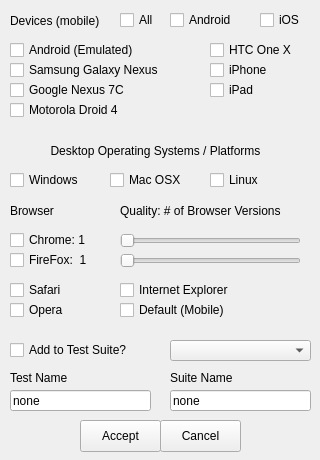
<?xml version="1.0" encoding="UTF-8"?>
<ui version="4.0">
 <class>testGenerationForm</class>
 <widget class="QMainWindow" name="testGenerationForm">
  <property name="geometry">
   <rect>
    <x>0</x>
    <y>0</y>
    <width>320</width>
    <height>460</height>
   </rect>
  </property>
  <property name="minimumSize">
   <size>
    <width>200</width>
    <height>200</height>
   </size>
  </property>
  <property name="maximumSize">
   <size>
    <width>320</width>
    <height>460</height>
   </size>
  </property>
  <property name="windowTitle">
   <string>Test Generation Form</string>
  </property>
  <property name="autoFillBackground">
   <bool>false</bool>
  </property>
  <widget class="QWidget" name="centralwidget">
   <widget class="QLabel" name="os">
    <property name="geometry">
     <rect>
      <x>10</x>
      <y>140</y>
      <width>291</width>
      <height>21</height>
     </rect>
    </property>
    <property name="text">
     <string>Desktop Operating Systems / Platforms</string>
    </property>
    <property name="alignment">
     <set>Qt::AlignCenter</set>
    </property>
   </widget>
   <widget class="QCheckBox" name="windowsCheckBox">
    <property name="geometry">
     <rect>
      <x>10</x>
      <y>170</y>
      <width>87</width>
      <height>20</height>
     </rect>
    </property>
    <property name="text">
     <string>Windows</string>
    </property>
   </widget>
   <widget class="QCheckBox" name="macCheckBox">
    <property name="geometry">
     <rect>
      <x>110</x>
      <y>170</y>
      <width>87</width>
      <height>20</height>
     </rect>
    </property>
    <property name="text">
     <string>Mac OSX</string>
    </property>
   </widget>
   <widget class="QCheckBox" name="linuxCheckBox">
    <property name="geometry">
     <rect>
      <x>210</x>
      <y>170</y>
      <width>87</width>
      <height>20</height>
     </rect>
    </property>
    <property name="text">
     <string>Linux</string>
    </property>
   </widget>
   <widget class="QLabel" name="browser">
    <property name="geometry">
     <rect>
      <x>10</x>
      <y>200</y>
      <width>61</width>
      <height>21</height>
     </rect>
    </property>
    <property name="text">
     <string>Browser</string>
    </property>
   </widget>
   <widget class="QCheckBox" name="chromeCheckBox">
    <property name="geometry">
     <rect>
      <x>10</x>
      <y>230</y>
      <width>111</width>
      <height>20</height>
     </rect>
    </property>
    <property name="text">
     <string>Chrome: 1</string>
    </property>
   </widget>
   <widget class="QCheckBox" name="firefoxCheckBox">
    <property name="geometry">
     <rect>
      <x>10</x>
      <y>250</y>
      <width>111</width>
      <height>20</height>
     </rect>
    </property>
    <property name="text">
     <string>FireFox:  1</string>
    </property>
   </widget>
   <widget class="QCheckBox" name="safariCheckBox">
    <property name="geometry">
     <rect>
      <x>10</x>
      <y>280</y>
      <width>111</width>
      <height>20</height>
     </rect>
    </property>
    <property name="text">
     <string>Safari</string>
    </property>
   </widget>
   <widget class="QCheckBox" name="operaCheckBox">
    <property name="geometry">
     <rect>
      <x>10</x>
      <y>300</y>
      <width>111</width>
      <height>20</height>
     </rect>
    </property>
    <property name="text">
     <string>Opera</string>
    </property>
   </widget>
   <widget class="QCheckBox" name="defaultBrowserCheckBox">
    <property name="geometry">
     <rect>
      <x>120</x>
      <y>300</y>
      <width>121</width>
      <height>20</height>
     </rect>
    </property>
    <property name="text">
     <string>Default (Mobile)</string>
    </property>
   </widget>
   <widget class="QSlider" name="chromeSlider">
    <property name="geometry">
     <rect>
      <x>120</x>
      <y>230</y>
      <width>181</width>
      <height>22</height>
     </rect>
    </property>
    <property name="orientation">
     <enum>Qt::Horizontal</enum>
    </property>
   </widget>
   <widget class="QSlider" name="firefoxSlider">
    <property name="geometry">
     <rect>
      <x>120</x>
      <y>250</y>
      <width>181</width>
      <height>22</height>
     </rect>
    </property>
    <property name="orientation">
     <enum>Qt::Horizontal</enum>
    </property>
    <property name="invertedAppearance">
     <bool>false</bool>
    </property>
    <property name="invertedControls">
     <bool>false</bool>
    </property>
    <property name="tickPosition">
     <enum>QSlider::NoTicks</enum>
    </property>
   </widget>
   <widget class="QCheckBox" name="deviceBox">
    <property name="geometry">
     <rect>
      <x>120</x>
      <y>10</y>
      <width>51</width>
      <height>20</height>
     </rect>
    </property>
    <property name="text">
     <string>All</string>
    </property>
   </widget>
   <widget class="QLabel" name="devices">
    <property name="geometry">
     <rect>
      <x>10</x>
      <y>10</y>
      <width>111</width>
      <height>21</height>
     </rect>
    </property>
    <property name="text">
     <string>Devices (mobile)</string>
    </property>
   </widget>
   <widget class="QLabel" name="Qualty">
    <property name="geometry">
     <rect>
      <x>120</x>
      <y>200</y>
      <width>191</width>
      <height>21</height>
     </rect>
    </property>
    <property name="text">
     <string>Quality: # of Browser Versions</string>
    </property>
   </widget>
   <widget class="QCheckBox" name="testSuiteCheckBox">
    <property name="geometry">
     <rect>
      <x>10</x>
      <y>340</y>
      <width>141</width>
      <height>20</height>
     </rect>
    </property>
    <property name="text">
     <string>Add to Test Suite?</string>
    </property>
   </widget>
   <widget class="QLineEdit" name="testSuiteEdit">
    <property name="geometry">
     <rect>
      <x>170</x>
      <y>390</y>
      <width>141</width>
      <height>21</height>
     </rect>
    </property>
    <property name="text">
     <string>none</string>
    </property>
   </widget>
   <widget class="QLineEdit" name="testNameEdit">
    <property name="geometry">
     <rect>
      <x>10</x>
      <y>390</y>
      <width>141</width>
      <height>21</height>
     </rect>
    </property>
    <property name="text">
     <string>none</string>
    </property>
   </widget>
   <widget class="QComboBox" name="suiteBox">
    <property name="geometry">
     <rect>
      <x>170</x>
      <y>340</y>
      <width>141</width>
      <height>21</height>
     </rect>
    </property>
   </widget>
   <widget class="QPushButton" name="acceptButton">
    <property name="geometry">
     <rect>
      <x>80</x>
      <y>420</y>
      <width>81</width>
      <height>32</height>
     </rect>
    </property>
    <property name="text">
     <string>Accept</string>
    </property>
   </widget>
   <widget class="QPushButton" name="cencelButton">
    <property name="geometry">
     <rect>
      <x>160</x>
      <y>420</y>
      <width>81</width>
      <height>32</height>
     </rect>
    </property>
    <property name="text">
     <string>Cancel</string>
    </property>
   </widget>
   <widget class="QCheckBox" name="IECheckBox">
    <property name="geometry">
     <rect>
      <x>120</x>
      <y>280</y>
      <width>131</width>
      <height>20</height>
     </rect>
    </property>
    <property name="text">
     <string>Internet Explorer</string>
    </property>
   </widget>
   <widget class="QCheckBox" name="androidEmulatedBox">
    <property name="geometry">
     <rect>
      <x>10</x>
      <y>40</y>
      <width>141</width>
      <height>20</height>
     </rect>
    </property>
    <property name="text">
     <string>Android (Emulated)</string>
    </property>
   </widget>
   <widget class="QCheckBox" name="samsungGalaxyNexusBox">
    <property name="geometry">
     <rect>
      <x>10</x>
      <y>60</y>
      <width>171</width>
      <height>20</height>
     </rect>
    </property>
    <property name="text">
     <string>Samsung Galaxy Nexus</string>
    </property>
   </widget>
   <widget class="QCheckBox" name="googleNexus7CBox">
    <property name="geometry">
     <rect>
      <x>10</x>
      <y>80</y>
      <width>141</width>
      <height>20</height>
     </rect>
    </property>
    <property name="text">
     <string>Google Nexus 7C</string>
    </property>
   </widget>
   <widget class="QCheckBox" name="HTCOneXBox">
    <property name="geometry">
     <rect>
      <x>210</x>
      <y>40</y>
      <width>91</width>
      <height>20</height>
     </rect>
    </property>
    <property name="text">
     <string>HTC One X</string>
    </property>
   </widget>
   <widget class="QCheckBox" name="motorolaDroid4Box">
    <property name="geometry">
     <rect>
      <x>10</x>
      <y>100</y>
      <width>141</width>
      <height>20</height>
     </rect>
    </property>
    <property name="text">
     <string>Motorola Droid 4</string>
    </property>
   </widget>
   <widget class="QCheckBox" name="iPhoneBox">
    <property name="geometry">
     <rect>
      <x>210</x>
      <y>60</y>
      <width>87</width>
      <height>20</height>
     </rect>
    </property>
    <property name="text">
     <string>iPhone</string>
    </property>
   </widget>
   <widget class="QCheckBox" name="iPadBox">
    <property name="geometry">
     <rect>
      <x>210</x>
      <y>80</y>
      <width>87</width>
      <height>20</height>
     </rect>
    </property>
    <property name="text">
     <string>iPad</string>
    </property>
   </widget>
   <widget class="QCheckBox" name="androidCheckBox">
    <property name="geometry">
     <rect>
      <x>170</x>
      <y>10</y>
      <width>87</width>
      <height>20</height>
     </rect>
    </property>
    <property name="text">
     <string>Android</string>
    </property>
   </widget>
   <widget class="QCheckBox" name="iosCheckBox">
    <property name="geometry">
     <rect>
      <x>260</x>
      <y>10</y>
      <width>87</width>
      <height>20</height>
     </rect>
    </property>
    <property name="text">
     <string>iOS</string>
    </property>
   </widget>
   <widget class="QLabel" name="suiteLabel">
    <property name="geometry">
     <rect>
      <x>170</x>
      <y>370</y>
      <width>111</width>
      <height>16</height>
     </rect>
    </property>
    <property name="text">
     <string>Suite Name</string>
    </property>
   </widget>
   <widget class="QLabel" name="testLabel">
    <property name="geometry">
     <rect>
      <x>10</x>
      <y>370</y>
      <width>141</width>
      <height>16</height>
     </rect>
    </property>
    <property name="text">
     <string>Test Name</string>
    </property>
   </widget>
  </widget>
 </widget>
 <resources/>
 <connections/>
</ui>
